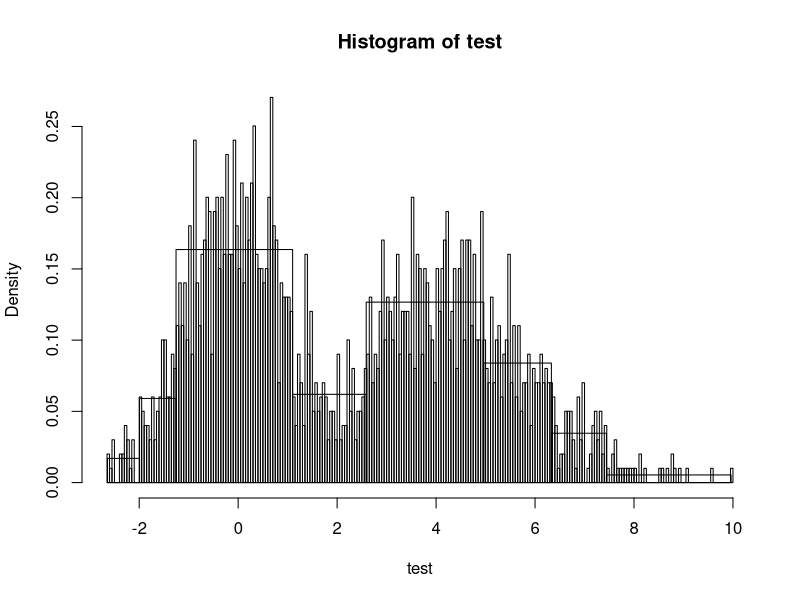
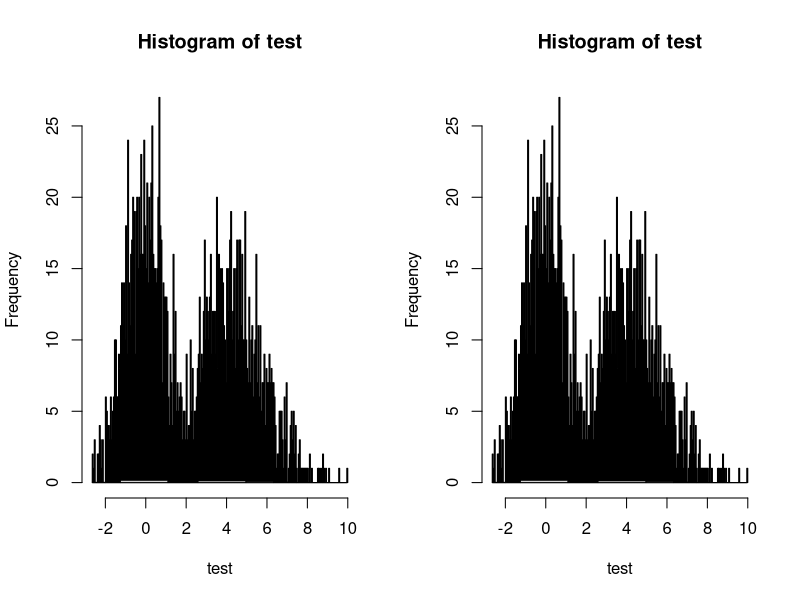
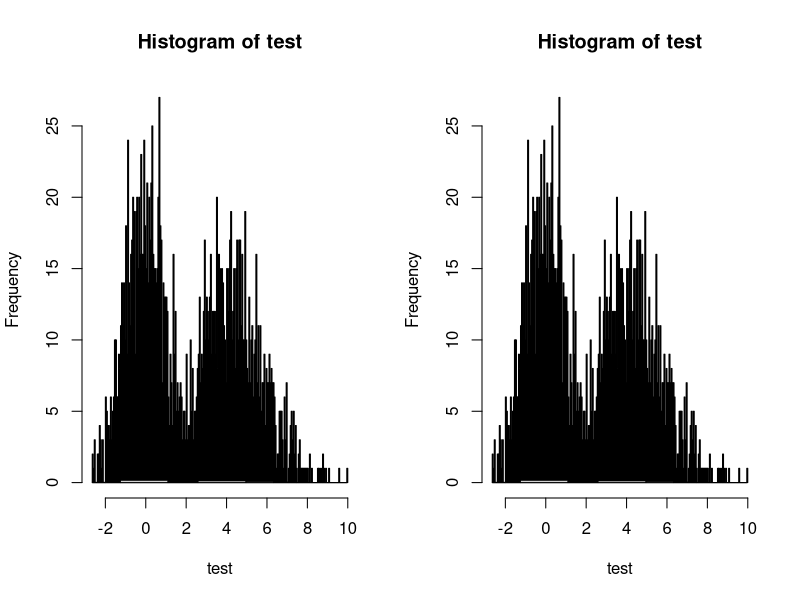
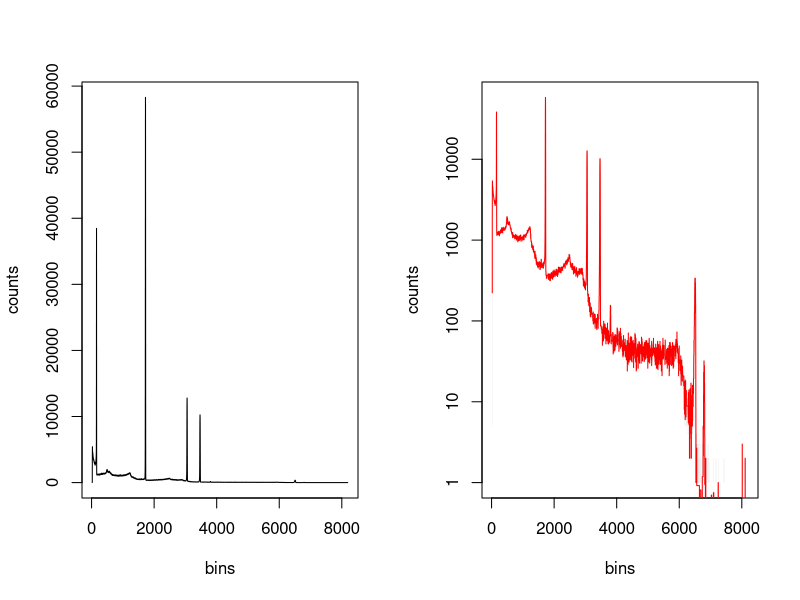

The R script that drew these images, in order: (Note: this script raises an error after producing the figures.)
## ---- chunk 1
library("repr")
options(warn=-1)# repr.plot.width=14, repr.plot.height=8) 
## ---- chunk 2
bayesian_blocks <- function(xs, prior=7.61, nn_vec=rep(1,length(xs))){
    
    
    xs <- sort(xs)
    begin <- xs[1]
    end <- xs[length(xs)]
    
    xs <- xs[!(nn_vec==0)]
    nn_vec <- nn_vec[!(nn_vec==0)]
    
    N <- length(xs)
    start <- xs[1]
    stop <- xs[N]
  
    blocks <- c(start, 0.5*(xs[2:N]+xs[1:N-1]), stop);
    block_length <- stop - blocks
    # ---------------------------------------------
    # Start with first data cell; add one cell at
    # each iteration
    # ---------------------------------------------

    best <- NULL 
    last <- NULL
    supp <- NULL
    
    for (R in 1:N){
    # Compute fit_vec : fitness of putative last block (end at R)
        arg_log <- block_length[1:R] - block_length[R+1]
        #arg_log[arg_log <= 0] <- Inf

        nn_cum_vec <- cumsum(nn_vec[R:1])
        nn_cum_vec <- nn_cum_vec[R:1]
        
        fit_vec <- nn_cum_vec * (log(nn_cum_vec) - log(arg_log))
        fit_vec <- fit_vec - prior
        
        supp <- c(0, best) + fit_vec
        
        best <- c(best, max(supp))
        last <- c(last, which.max(supp))
         
}    
    
    #---------------------------------------------
    # Now find changepoints by iteratively peeling off the last block
    #---------------------------------------------
    index <- last[N]

    change_points <- NULL

    while(index > 1){
        change_points <- c(index, change_points)
        index <- last[index - 1]
    }
    
#     change_points <- c(change_points, blocks[1])
    
    return(c(begin, blocks[change_points], end))
}
## ---- chunk 3
test <- c(rnorm(1000, 0, 1), rgamma(1000, 9, 2))
test <- test[(test > -5) & (test < 10)]
test <- sort(test)
## ---- chunk 4
cp_h <- bayesian_blocks(test, prior=7.61)
cp_h
## ---- chunk 5
options(repr.plot.width=6, repr.plot.height=4) 
#par(mfrow=c(1,2))

h_t  <- hist(test, breaks=200, freq=FALSE, col=rgb(0,0,1,0))

h_bb <- hist(test, breaks=cp_h, freq=FALSE, col=rgb(1,0,0,0), add=TRUE)

## ---- chunk 6
ncp_prior <- function(p0, N){ 4 - log(73.53 * p0 * N^(-0.478))}

p0 <- c(0.0001, 0.001, 0.01, 0.1)
N  <- length(test)

par(mfrow=c(1,2))

for (i in 1:length(p0)){
    cp <- bayesian_blocks(xs = test, prior=ncp_prior(p0[i], N))
    h  <- hist(test, breaks=cp, freq=FALSE, plot=FALSE)
    
    plot(h_t)
    plot(h, add=TRUE)
}

## ---- chunk 7

## ---- chunk 8
data   <- read.table("./Data/B19036_AmCsCo_20180316.dat", skip=2)
counts <- data[,1]
bins   <- c(0:8191)

# Preliminary computation: start data at the first non-empty bin

idx    <- which(counts >0)[1]
counts <- counts[idx:length(counts)]
bins   <- bins[idx:length(bins)]
## ---- chunk 9
options(repr.plot.width=6, repr.plot.height=4)  #to set graph size

plot(bins, counts, type='s')#, xlim=c(6520,6545))

## ---- chunk 10
ncp_prior <- c(1, 1.3, 2, 2.5, 3.2, 4)
#ncp_prior <- 7.61

## ---- chunk 11
#create histogram

rebin_bb <- function(bins, counts, change_points){
    
    rebin <- NULL
    y <- 0
    dn <- bins[2]-bins[1]
    n <- 1
    
    N <- length(bins)
    start <- bins[1]
    stop <- bins[N]

    mids <- c(0.5*(bins[2:N]+bins[1:N-1]), stop)

    for (i in 1:(length(counts))){
        y <- y + (dn*counts[i])
        ifelse( mids[i] %in% change_points,
                {y <- y/n
                 rebin <- c(rebin, y)
                 y <- 0
                 n <- 1},
                 n <- n+1
        )
    }
    return(rebin)
}
## ---- chunk 12
#create histogram

rebin_bb <- function(bins, counts, change_points){
    
    rebin <- NULL
    y <- 0
    dn <- bins[2]-bins[1]
    
    for (i in 1:(length(change_points)-1)){
        ifelse( ( bins < change_points[i+1] ) & ( bins > change_points[i] ),
               { y <- sum(counts[bins < change_points[i+1] & bins > change_points[i]])
                 y <- y/(dn*length(counts[bins < change_points[i+1] & bins > change_points[i]]))
                 rebin <- c(rebin, y)},
               next
            )
    }
    return(c(0,rebin,0))
}
## ---- chunk 13
cp <- bayesian_blocks(xs = bins, prior=1, nn_vec = counts)
rebin <- rebin_bb(bins = bins, counts = counts, change_points = cp)
## ---- chunk 14
plot(bins, counts, col= 'grey', 
     type='s', lwd=0.1, log='y')
lines(cp, rebin, type='s', col='red')
#abline(v=cp, col='red')


## ---- chunk 15

## ---- chunk 16

## ---- chunk 17

## ---- chunk 18
par(mfrow=c(3,2), mar=c(3.5,3.5,0.5,0.5), oma=c(0.1,0.1,0.1,0.5), mgp=c(2.0,0.8,0))

for(i in 1:length(ncp_prior)) {
    cp <- bayesian_blocks(blocks = block_length, data = nn_vec, prior = ncp_prior[i])
    h  <- rebin_bb(data = data[,1], change_points = cp)
    plot(block_length[length(block_length):2], data[,1], col= 'grey', 
         type='s', log='y', lwd=0.1, main=ncp_prior[i])
    lines(cp, h, col='red', type='s', lwd=2)
}

## ---- chunk 19

## ---- chunk 20

## ---- chunk 21

## ---- chunk 22

## ---- chunk 23

## ---- chunk 24

## ---- chunk 25

## ---- chunk 26
# ---------------------------------------------
# Start with first data cell; add one cell at
# each iteration
# ---------------------------------------------
best <- NULL 
last <- NULL
supp <- NULL

for (R in 1:8193){
# Compute fit_vec : fitness of putative last block (end at R)
    arg_log <- block_length[1:R] - block_length[R+1]
    arg_log[arg_log <= 0] <- Inf
    
    nn_cum_vec <- cumsum(nn_vec[R:1])
    nn_cum_vec <- nn_cum_vec[R:1]
    
    fit_vec <- nn_cum_vec * (log(nn_cum_vec) - log(arg_log))
    
    supp <- c(0, best) + fit_vec - ncp_prior

    best <- c(best, max(supp))
    last <- c(last, which.max(supp))
}    
## ---- chunk 27
last
## ---- chunk 28
# #---------------------------------------------
# # Now find changepoints by iteratively peeling
# off the last block
# #---------------------------------------------
index <- last[length(nn_vec)]
change_points <- NULL

while (index > 1){
    change_points <- c(index, change_points)
    index <- last[index - 1]
}
change_points <- c(change_points, 8191)
## ---- chunk 29
plot(block_length[length(block_length):2], data[,1], col= 'red', type='s', log='y')
lines(change_points, c(rebin, rebin[length(rebin)]), col='green', type='s')

#plot(change_points, c(rebin, rebin[length(rebin)]), col='green', type='s')

## ---- chunk 30

## ---- chunk 31
bayesian_blocks <- function(blocks, data, prior=7.61){
    
    #data <- sort(data)
    #N <- length(data)
    
    # ---------------------------------------------
    # Start with first data cell; add one cell at
    # each iteration
    # ---------------------------------------------
    
    best <- NULL 
    last <- NULL
    supp <- NULL

    for (R in 1:length(blocks)){
    # Compute fit_vec : fitness of putative last block (end at R)
        arg_log <- blocks[1:R] - blocks[R+1]
        arg_log[arg_log <= 0] <- Inf
        
        nn_cum_vec <- cumsum(data[R:1])
        nn_cum_vec <- nn_cum_vec[R:1]
        
        fit_vec <- nn_cum_vec * (log(nn_cum_vec) - log(arg_log))
       
        supp <- c(0, best) + fit_vec - prior
        
        best <- c(best, max(supp))
        last <- c(last, which.max(supp))
         
}    

    # #---------------------------------------------
    # # Now find changepoints by iteratively peeling
    # off the last block
    # #---------------------------------------------
    index <- last[length(data)]
    change_points <- NULL

    while(index > 1){
        change_points <- c(index, change_points)
        index <- last[index - 1]
    }
    
    change_points <- c(change_points, blocks[1])
    
    return(change_points)
}
## ---- chunk 32
#create histogram

rebin_bb <- function(data, change_points){
    rebin <- NULL
    y <- NULL
    n <- 1

    for (i in 1:length(data)){
        y <- y + data[i]
        ifelse( i %in% change_points,
               {y <- y/n
                rebin <- c(rebin, y)
                y <- 0
                n <- 1},
                n <- n+1
        )
    }
    return(c(rebin, rebin[length(rebin)]))
}
